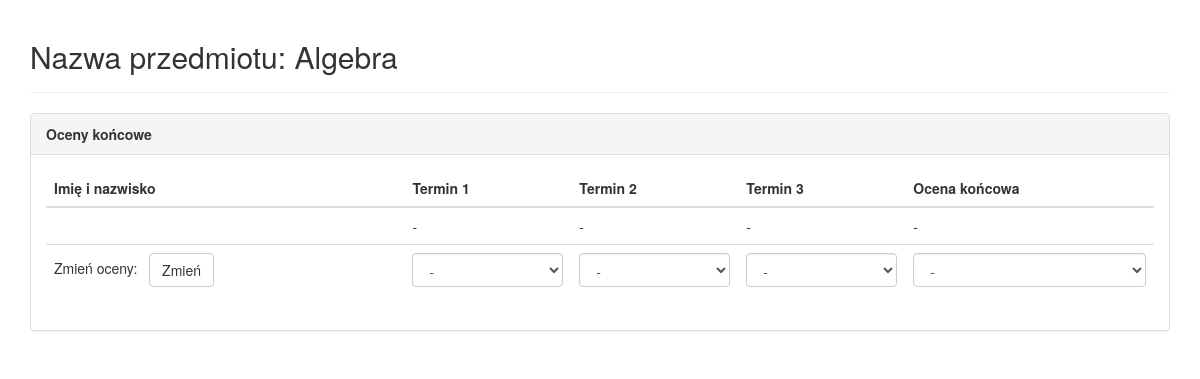
/teacher/changegrades/1 (signed in), run on the app's committed database.
### database/models.py (models this page shows, shortened)
class Subject(models.Model):
    teacher_id = models.ForeignKey(Teacher)
    name = models.CharField(max_length=20)
    students = models.ManyToManyField(Student,through='SubjectsStudents',blank=True,null=True)
    course_homepage = models.CharField(max_length=20, blank=True,null=True)
    ECTS = models.IntegerField(default=3)
    exam = models.BooleanField(default=False, blank=True)

class SubjectsStudents(models.Model):
    TERM_CHOICES = (
        (1, '1'),
        (2, '2'),
        (3, '3'),
        (4, '4'),
        (5, '5'),
        (6, '6'),
        (7, '7'),
        (8, '8'),
        (9, '9'),
        (10, '10')
    )
    student_id = models.ForeignKey(Student,blank=True,null=True)
    subject_id = models.ForeignKey(Subject,blank=True,null=True)
    final_grade_id = models.OneToOneField(FinalGrade,blank=True,null=True)
    term_number = models.IntegerField(choices=TERM_CHOICES,default='1',blank=True,null=True)

class FinalGrade(models.Model):
    GRADE_CHOICES = (
        ('2.0', '2.0'),
        ('3.0', '3.0'),
        ('3.5', '3.5'),
        ('4.0', '4.0'),
        ('4.5', '4.5'),
        ('5.0', '5.0'),
        ('zal', 'zal'),
        ('nb', 'nb'),
        ('-','-')
    )
    student_id = models.ForeignKey(Student)
    subsubject_id = models.ForeignKey(Subsubject)
    final_value = models.CharField(max_length=3, default='-',choices=GRADE_CHOICES)
    final_date = models.DateTimeField(blank=True,null=True)
    term1_value = models.CharField(max_length=3, default='-',choices=GRADE_CHOICES)
    term1_date = models.DateTimeField(blank=True,null=True)
    term2_value = models.CharField(max_length=3, default='-',choices=GRADE_CHOICES)
    term2_date = models.DateTimeField(blank=True,null=True)
    term3_value = models.CharField(max_length=3, default='-',choices=GRADE_CHOICES)
    term3_date = models.DateTimeField(blank=True,null=True)

### database/views.py (the view)
# urls.py: url(r'^teacher/changegrades/(?P<sbjct_id>[0-9]+)$', views.teacherviewsubjectfinalgrades, name='teacherviewsubjectfinalgrades'),
def teacherviewsubjectfinalgrades(request, sbjct_id):
    if request.user.is_authenticated():
        try:
            te = Teacher.objects.get(user=request.user)
            subject = Subject.objects.get(pk=sbjct_id)
            if subject.teacher_id != te:
                return HttpResponse("Nie prowadzisz tego przedmiotu")
            subjectsStudents = (subjectStudent for subjectStudent in SubjectsStudents.objects.filter(subject_id=sbjct_id))
            return render(request, 'database/teacherfinalgrades.html', {'teacher': te, 'subject': subject, 'subjectsStudents': subjectsStudents})
        except Teacher.DoesNotExist:
            return HttpResponse("Nie ma nauczyciela")
        except Subject.DoesNotExist:
            return HttpResponse("Brak przedmiotu")
    else:
        return HttpResponse("Niezalogowany")

### database/templates/database/teacherfinalgrades.html (shortened to what this page needs)
<!DOCTYPE html>
<html lang="en">
<head>
  <link rel="stylesheet" href="http://maxcdn.bootstrapcdn.com/bootstrap/3.3.4/css/bootstrap.min.css">
</head>
<body>
<div class="container">
<div class="page-header">
<h2>Nazwa przedmiotu: {{subject.name}}</h2>
</div>
<div class="panel panel-default">
<div class="panel-heading"><b>Oceny końcowe</b></div>
<div class="panel-body">
<table class="table table-hover">
				<thead>
				  <tr>
					<th>Imię i nazwisko</th>
					<th>Termin 1</th>
					<th>Termin 2</th>
					<th>Termin 3</th>
					<th>Ocena końcowa</th>
				  </tr>
				</thead>
				<tbody>
				{% for subjectStudent in subjectsStudents %}
					<tr><td><b>{{subjectStudent.student_id.user.first_name}} {{subjectStudent.student_id.user.last_name}}</b></td><td>{{subjectStudent.final_grade_id.term1_value}}</td><td>{{subjectStudent.final_grade_id.term2_value}}</td><td>{{subjectStudent.final_grade_id.term3_value}}</td><td>{{subjectStudent.final_grade_id.final_value}}</td></tr>
					<form action="{% url 'teacherchangegrade' %}" method='post'>
					<tr><td>Zmień oceny: &nbsp; <input type="submit" class="btn btn-default" value="Zmień" /></td>
					<td>
						<select name="term1" class="form-control">
							<option {% if subjectStudent.final_grade_id.term1_value == '-' %} selected="selected" {% endif %}>-</option>
						</select>
					</td>
					<td>
						<select name="term2" class="form-control">
							<option {% if subjectStudent.final_grade_id.term2_value == '-' %} selected="selected" {% endif %}>-</option>
						</select>
					</td>
					<td>
						<select name="term3" class="form-control">
							<option {% if subjectStudent.final_grade_id.term3_value == '-' %} selected="selected" {% endif %}>-</option>
						</select>
					</td>
					<td>
						<select name="final" class="form-control">
							<option {% if subjectStudent.final_grade_id.final_value == '-' %} selected="selected" {% endif %}>-</option>
						</select>
					</td>
					</tr>
				{% endfor %}
				</tbody>
			  </table>
</div>
</div>
</div>
</body>
</html>

### data on the page
Subject: name "Algebra"
SubjectsStudents: final_grade_id.term1_value "-", final_grade_id.term2_value "-", final_grade_id.term3_value "-", final_grade_id.final_value "-", term1 "-", term2 "-", term3 "-", final "-"
